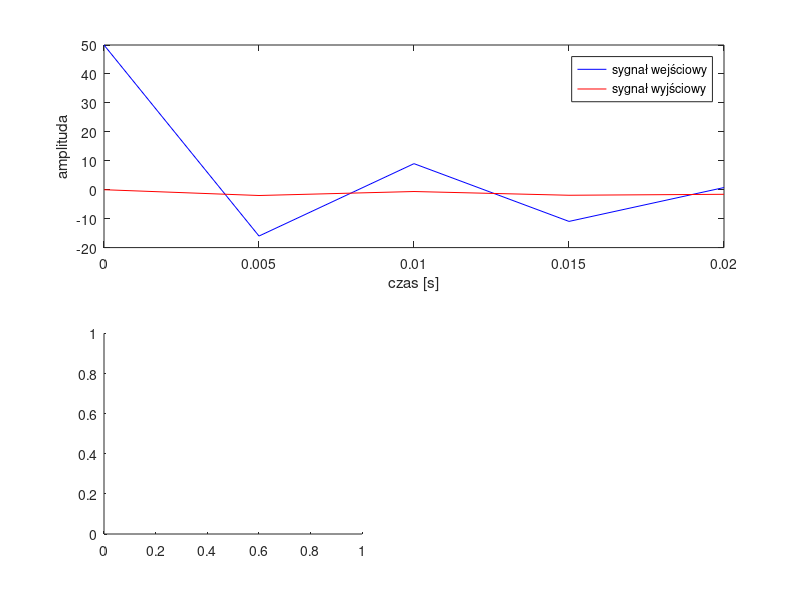

The MATLAB source for this figure: (Note: this script raises an error after producing the figure.)
% parametry czwórnika R-C
% opornik R [Ω]
R = 1e3; 
% kondensator C [F]
C = 40e-6;

% parametry sygnału wejściowego
% liczba składowych harmonicznych
n = 10; 
% amplituda
A = input('podaj amplitudę: ');
% minimalna częstotliwość [Hz]
f_min = 1; 
% maksymalna częstotliwość [Hz]
f_max = 100; 

% ustalenie liczby próbek i kroku próbkowania
% częstotliwość próbkowania [Hz]
fs = 2*f_max; 
% okres próbkowania [s]
Ts = 1/fs;
% liczba próbek
M = input('podaj liczbę próbek (potęga liczby 2): ');
% wektor czasu
t = (0:M-1)*Ts; 

% generowanie sygnału wejściowego
x = zeros(1, M);
for i = 1:n
    % losowa częstotliwość [Hz]
    fi = f_min + (f_max-f_min)*rand(); 
    % składowa harmoniczna
    xi = A*cos(2*pi*fi*t); 
    % suma składowych
    x = x + xi; 
end

% obliczanie sygnału wyjściowego
y = zeros(1, M);
for i = 2:M
    y(i) = y(i-1) + (x(i) - y(i-1))/(R*C*fs);
end

% wyświetlanie wyników
figure;
subplot(2,1,1);
plot(t, x, 'b', t, y, 'r');
xlabel('czas [s]');
ylabel('amplituda');
legend('sygnał wejściowy', 'sygnał wyjściowy');

subplot(2,2,3);
% zastosowanie funkcji napisanej niżej w skrypcie
widmo_amplitudowe(x, fs);
title('amplitudowe widmo sygnału wejściowego');
subplot(2,2,4);
% zastosowanie funkcji napisanej niżej w skrypcie
widmo_amplitudowe(y, fs);
title('amplitudowe widmo sygnału wyjściowego');

figure;
subplot(2,2,1);
% zastosowanie funkcji napisanej niżej w skrypcie
widmo_fazowe(x, fs);
title('fazowe widmo sygnału wejściowego');
subplot(2,2,2);
% zastosowanie funkcji napisanej niżej w skrypcie
widmo_fazowe(y, fs);
title('fazowe widmo sygnału wyjściowego');

% funkcje pomocnicze
function widmo_amplitudowe(x, fs)
    % długość sygnału
    N = length(x);
    % wektor częstotliwości
    f = (0:N-1)*(fs/N);
    % widmo amplitudowe jako wartości bezwzględne 
    % po przeprowadzeni dyskretnej transformacji Fouriera sygnału 
    % znormalizowanej przez długość sygnału
    X = abs(fft(x))/N;
    % rysowanie wykresu
    plot(f, X);
    xlabel('częstotliwość [Hz]');
    ylabel('amplituda');
end
function widmo_fazowe(x, fs)
    % długość sygnału
    N = length(x);
    % wektor częstotliwości
    f = (0:N-1)*(fs/N);
    % dyskretna transformacja Fouriera sygnału 
    % znormalizowana przez jego długość
    X = fft(x)/N;
    % skalowanie widma dla częstotliwości
    X = X(1:N/2+1);
    % widmo fazowe jako kąty fazowe z widma
    % po usunięciu skoków kąta między -pi a pi
    phase = unwrap(angle(X));
    % rysowanie wykresu
    plot(f(1:N/2+1), phase);
    xlabel('częstotliwość [Hz]');
    ylabel('faza [rad]');
end
